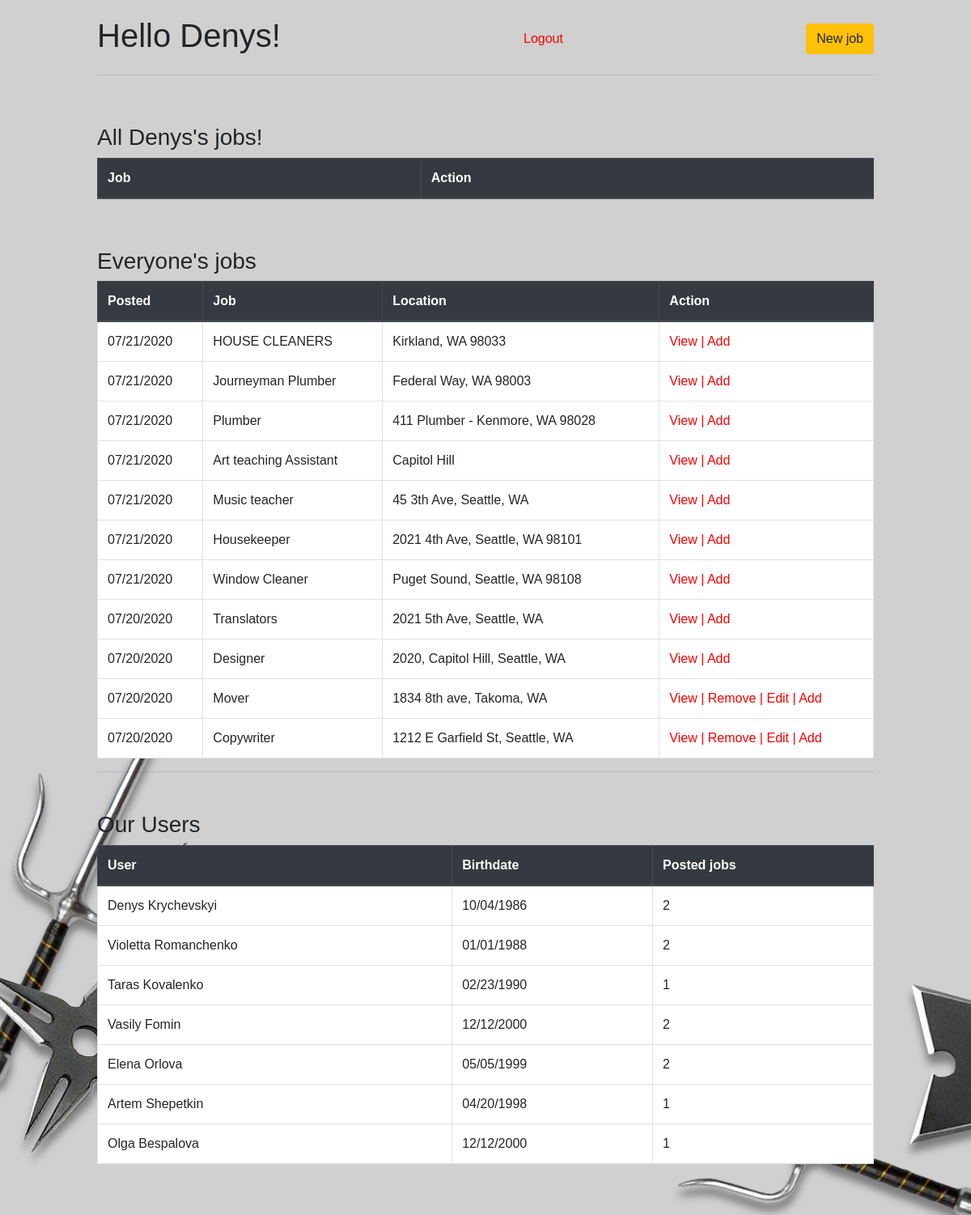
The app's page /dashboard (signed in) with its own data.
### log_reg_app/models.py (models this page shows)
class User(models.Model):
    first_name = models.CharField(max_length = 255)
    last_name = models.CharField(max_length = 255)
    birth_date = models.DateTimeField()
    email = models.TextField()
    phone_num = models.IntegerField(blank=True, null = True)
    password = models.TextField()
    created_at = models.DateTimeField(auto_now_add = True)
    updated_at = models.DateTimeField(auto_now = True)
    objects = UserManager()

class Job(models.Model):
    title = models.CharField(max_length = 255, null = True)
    description = models.TextField()
    location = models.CharField(max_length = 255)
    poster = models.ForeignKey(User, related_name = 'poster', on_delete=models.CASCADE)
    executor = models.ForeignKey(User, related_name = 'executor', on_delete=models.CASCADE, blank = True, null = True)
    created_at = models.DateTimeField(auto_now_add = True)
    updated_at = models.DateTimeField(auto_now = True)
    objects = JobManager()

### log_reg_app/views.py (the view)
# urls.py: path('dashboard', views.dashboard),
def dashboard(request):
    if 'user_id' not in request.session:
        return redirect('/login')
    context = {
        'cur_user': User.objects.get(id = request.session['user_id']),
        'users' : User.objects.all(),
        'all_jobs' : Job.objects.all().order_by('-created_at'),
    }
    return render(request, 'dashboard.html', context)

### log_reg_app/templates/dashboard.html (shortened to what this page needs)
<!DOCTYPE html>
<html lang="en">
<head>
    <link rel="stylesheet" href="https://stackpath.bootstrapcdn.com/bootstrap/4.5.0/css/bootstrap.min.css">
    {% load static %}
    <link rel="stylesheet" href="{% static 'css/style.css' %}">
</head>
<body>
    <div class="success_page_container">
        <div class="page_container">
            <div class="display_flex">
                <h1>Hello {{ cur_user.first_name }}!</h1>
                <a href="/logout">Logout</a>
                <a class="btn btn-warning" href="/create_new_job">New job</a>
            </div>
            <hr>
            <h3>All {{ cur_user.first_name }}'s jobs!</h3>
            <table class="table table-bordered mt-1">
                <thead class="thead-dark">
                    <tr>
                        <th>Job</th>
                        <th>Action</th>
                    </tr>
                </thead>
            </table>
            <h3>Everyone's jobs</h3>
            <table class="table table-bordered mt-1">
                <thead class="thead-dark">
                    <tr>
                        <th>Posted</th>
                        <th>Job</th>
                        <th>Location</th>
                        <th>Action</th>
                    </tr>
                </thead>
                <tbody>
                    {% for job in all_jobs %}
                        {% if job.executor == null or job.executor.id != request.session.user_id %}
                        <tr>
                            <td>{{ job.created_at|date:"SHORT_DATE_FORMAT" }}</td>
                            <td>{{ job.title }}</td>
                            <td>{{ job.location }}</td>
                            <td>
                                <a href="view/{{job.id}}">View |</a>
                                {% if job.poster.id == request.session.user_id %}
                                    <a href="remove_job/{{job.id}}">Remove |</a>
                                    <a href="edit_job/{{job.id}}">Edit |</a>
                                {% endif %}
                                {%if job.executor.id == null %}
                                    <a href="add_job/{{job.id}}">Add</a>
                                {% endif %}
                            </td>
                        </tr>
                        {% endif %}
                    {% endfor %}
                </tbody>
            </table>
            <hr>
            <h3 class="mt-5">Our Users</h3>
            <table class="table table-bordered mt-1">
                <thead class="thead-dark">
                    <tr>
                        <th>User</th>
                        <th>Birthdate</th>
                        <th>Posted jobs</th>
                    </tr>
                </thead>
                <tbody>
                    {% for user in users %}
                    <tr>
                        <td>{{ user.first_name }} {{user.last_name}}</td>
                        <td>{{ user.birth_date|date:"SHORT_DATE_FORMAT" }}</td>
                        <td>{{ user.poster.count }}</td>
                    </tr>
                    {% endfor %}
                </tbody>
            </table>
        </div>
    </div>
    <div class="image_knifes_container_left">
        <img  id="left" src="{% static 'images/10.png' %}" alt="knifes">
    </div>
</body>
</html>

### log_reg_app/static/css/style.css (style rules this page uses)
* { margin: 0; padding: 0; box-sizing: border-box; font-family: Arial, Helvetica, sans-serif; }
a { color: red; }
body { background-color: rgb(208, 208, 208); }
h3 { margin-top: 60px; }
.page_container { max-width: 1000px; margin: auto; padding: 20px; z-index: 2; }
.display_flex { display: flex; justify-content: space-between; align-items: center; }
.success_page_container { height: 100%; min-height: 100vh; }
.image_knifes_container_left { position: relative; }
.image_knifes_container_left > #left { position: absolute; left: -100px; bottom:100%; z-index: -1; }
table { background-color: white; }

### records on screen
User: first_name "Denys", last_name "Krychevskyi", birth_date "10/04/1986", poster.count "2"
Job: created_at "07/21/2020", title "HOUSE CLEANERS", location "Kirkland, WA 98033"
Job: created_at "07/21/2020", title "Journeyman Plumber", location "Federal Way, WA 98003"
Job: created_at "07/21/2020", title "Plumber", location "411 Plumber - Kenmore, WA 98028"
Job: created_at "07/21/2020", title "Art teaching Assistant", location "Capitol Hill"
Job: created_at "07/21/2020", title "Music teacher", location "45 3th Ave, Seattle, WA"
Job: created_at "07/21/2020", title "Housekeeper", location "2021 4th Ave, Seattle, WA 98101"
Job: created_at "07/21/2020", title "Window Cleaner", location "Puget Sound, Seattle, WA 98108"
Job: created_at "07/20/2020", title "Translators", location "2021 5th Ave, Seattle, WA"
Job: created_at "07/20/2020", title "Designer", location "2020, Capitol Hill, Seattle, WA"
Job: created_at "07/20/2020", title "Mover", location "1834 8th ave, Takoma, WA"
Job: created_at "07/20/2020", title "Copywriter", location "1212 E Garfield St, Seattle, WA"
User: first_name "Violetta", last_name "Romanchenko", birth_date "01/01/1988", poster.count "2"
User: first_name "Taras", last_name "Kovalenko", birth_date "02/23/1990", poster.count "1"
User: first_name "Vasily", last_name "Fomin", birth_date "12/12/2000", poster.count "2"
User: first_name "Elena", last_name "Orlova", birth_date "05/05/1999", poster.count "2"
User: first_name "Artem", last_name "Shepetkin", birth_date "04/20/1998", poster.count "1"
User: first_name "Olga", last_name "Bespalova", birth_date "12/12/2000", poster.count "1"
